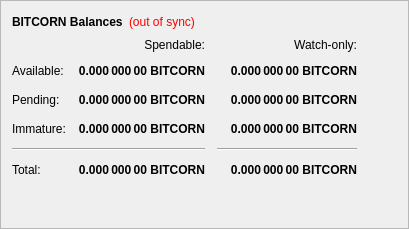
                <widget class="QFrame" name="frame">
                 <property name="frameShape">
                  <enum>QFrame::StyledPanel</enum>
                 </property>
                 <property name="frameShadow">
                  <enum>QFrame::Raised</enum>
                 </property>
                 <layout class="QVBoxLayout" name="verticalLayout_4">
                  <item>
                   <layout class="QHBoxLayout" name="horizontalLayout_4">
                    <item>
                     <widget class="QLabel" name="label_5">
                      <property name="font">
                       <font>
                        <weight>75</weight>
                        <bold>true</bold>
                       </font>
                      </property>
                      <property name="text">
                       <string>BITCORN Balances</string>
                      </property>
                     </widget>
                    </item>
                    <item>
                     <widget class="QLabel" name="labelWalletStatus">
                      <property name="cursor">
                       <cursorShape>WhatsThisCursor</cursorShape>
                      </property>
                      <property name="toolTip">
                       <string>The displayed information may be out of date. Your wallet automatically synchronizes with the BitCorn network after a connection is established, but this process has not completed yet.</string>
                      </property>
                      <property name="styleSheet">
                       <string notr="true">QLabel { color: red; }</string>
                      </property>
                      <property name="text">
                       <string notr="true">(out of sync)</string>
                      </property>
                      <property name="alignment">
                       <set>Qt::AlignLeading|Qt::AlignLeft|Qt::AlignVCenter</set>
                      </property>
                     </widget>
                    </item>
                    <item>
                     <spacer name="horizontalSpacer_3">
                      <property name="orientation">
                       <enum>Qt::Horizontal</enum>
                      </property>
                      <property name="sizeHint" stdset="0">
                       <size>
                        <width>40</width>
                        <height>20</height>
                       </size>
                      </property>
                     </spacer>
                    </item>
                   </layout>
                  </item>
                  <item>
                   <layout class="QGridLayout" name="gridLayout">
                    <property name="spacing">
                     <number>12</number>
                    </property>
                    <item row="2" column="2">
                     <widget class="QLabel" name="labelWatchPending">
                      <property name="font">
                       <font>
                        <weight>75</weight>
                        <bold>true</bold>
                       </font>
                      </property>
                      <property name="cursor">
                       <cursorShape>IBeamCursor</cursorShape>
                      </property>
                      <property name="toolTip">
                       <string>Unconfirmed transactions to watch-only addresses</string>
                      </property>
                      <property name="text">
                       <string notr="true">0.000 000 00 BITCORN</string>
                      </property>
                      <property name="alignment">
                       <set>Qt::AlignRight|Qt::AlignTrailing|Qt::AlignVCenter</set>
                      </property>
                      <property name="textInteractionFlags">
                       <set>Qt::LinksAccessibleByMouse|Qt::TextSelectableByKeyboard|Qt::TextSelectableByMouse</set>
                      </property>
                     </widget>
                    </item>
                    <item row="2" column="1">
                     <widget class="QLabel" name="labelUnconfirmed">
                      <property name="font">
                       <font>
                        <weight>75</weight>
                        <bold>true</bold>
                       </font>
                      </property>
                      <property name="cursor">
                       <cursorShape>IBeamCursor</cursorShape>
                      </property>
                      <property name="toolTip">
                       <string>Total of transactions that have yet to be confirmed, and do not yet count toward the spendable balance</string>
                      </property>
                      <property name="text">
                       <string notr="true">0.000 000 00 BITCORN</string>
                      </property>
                      <property name="alignment">
                       <set>Qt::AlignRight|Qt::AlignTrailing|Qt::AlignVCenter</set>
                      </property>
                      <property name="textInteractionFlags">
                       <set>Qt::LinksAccessibleByMouse|Qt::TextSelectableByKeyboard|Qt::TextSelectableByMouse</set>
                      </property>
                     </widget>
                    </item>
                    <item row="3" column="2">
                     <widget class="QLabel" name="labelWatchImmature">
                      <property name="font">
                       <font>
                        <weight>75</weight>
                        <bold>true</bold>
                       </font>
                      </property>
                      <property name="cursor">
                       <cursorShape>IBeamCursor</cursorShape>
                      </property>
                      <property name="toolTip">
                       <string>Staked or masternode rewards in watch-only addresses that has not yet matured</string>
                      </property>
                      <property name="text">
                       <string notr="true">0.000 000 00 BITCORN</string>
                      </property>
                      <property name="alignment">
                       <set>Qt::AlignRight|Qt::AlignTrailing|Qt::AlignVCenter</set>
                      </property>
                      <property name="textInteractionFlags">
                       <set>Qt::LinksAccessibleByMouse|Qt::TextSelectableByKeyboard|Qt::TextSelectableByMouse</set>
                      </property>
                     </widget>
                    </item>
                    <item row="4" column="0" colspan="2">
                     <widget class="Line" name="lineSpendableBalance">
                      <property name="orientation">
                       <enum>Qt::Horizontal</enum>
                      </property>
                     </widget>
                    </item>
                    <item row="4" column="2">
                     <widget class="Line" name="lineWatchBalance">
                      <property name="sizePolicy">
                       <sizepolicy hsizetype="Preferred" vsizetype="Fixed">
                        <horstretch>0</horstretch>
                        <verstretch>0</verstretch>
                       </sizepolicy>
                      </property>
                      <property name="minimumSize">
                       <size>
                        <width>140</width>
                        <height>0</height>
                       </size>
                      </property>
                      <property name="orientation">
                       <enum>Qt::Horizontal</enum>
                      </property>
                     </widget>
                    </item>
                    <item row="5" column="0">
                     <widget class="QLabel" name="labelTotalText">
                      <property name="text">
                       <string>Total:</string>
                      </property>
                     </widget>
                    </item>
                    <item row="3" column="1">
                     <widget class="QLabel" name="labelImmature">
                      <property name="font">
                       <font>
                        <weight>75</weight>
                        <bold>true</bold>
                       </font>
                      </property>
                      <property name="cursor">
                       <cursorShape>IBeamCursor</cursorShape>
                      </property>
                      <property name="toolTip">
                       <string>Staked or masternode rewards that has not yet matured</string>
                      </property>
                      <property name="text">
                       <string notr="true">0.000 000 00 BITCORN</string>
                      </property>
                      <property name="alignment">
                       <set>Qt::AlignRight|Qt::AlignTrailing|Qt::AlignVCenter</set>
                      </property>
                      <property name="textInteractionFlags">
                       <set>Qt::LinksAccessibleByMouse|Qt::TextSelectableByKeyboard|Qt::TextSelectableByMouse</set>
                      </property>
                     </widget>
                    </item>
                    <item row="2" column="3">
                     <spacer name="horizontalSpacer_2">
                      <property name="orientation">
                       <enum>Qt::Horizontal</enum>
                      </property>
                      <property name="sizeHint" stdset="0">
                       <size>
                        <width>40</width>
                        <height>20</height>
                       </size>
                      </property>
                     </spacer>
                    </item>
                    <item row="3" column="0">
                     <widget class="QLabel" name="labelImmatureText">
                      <property name="text">
                       <string>Immature:</string>
                      </property>
                     </widget>
                    </item>
                    <item row="5" column="1">
                     <widget class="QLabel" name="labelTotal">
                      <property name="font">
                       <font>
                        <weight>75</weight>
                        <bold>true</bold>
                       </font>
                      </property>
                      <property name="cursor">
                       <cursorShape>IBeamCursor</cursorShape>
                      </property>
                      <property name="toolTip">
                       <string>Your current total balance</string>
                      </property>
                      <property name="text">
                       <string notr="true">0.000 000 00 BITCORN</string>
                      </property>
                      <property name="alignment">
                       <set>Qt::AlignRight|Qt::AlignTrailing|Qt::AlignVCenter</set>
                      </property>
                      <property name="textInteractionFlags">
                       <set>Qt::LinksAccessibleByMouse|Qt::TextSelectableByKeyboard|Qt::TextSelectableByMouse</set>
                      </property>
                     </widget>
                    </item>
                    <item row="5" column="2">
                     <widget class="QLabel" name="labelWatchTotal">
                      <property name="font">
                       <font>
                        <weight>75</weight>
                        <bold>true</bold>
                       </font>
                      </property>
                      <property name="cursor">
                       <cursorShape>IBeamCursor</cursorShape>
                      </property>
                      <property name="toolTip">
                       <string>Current total balance in watch-only addresses</string>
                      </property>
                      <property name="text">
                       <string notr="true">0.000 000 00 BITCORN</string>
                      </property>
                      <property name="alignment">
                       <set>Qt::AlignRight|Qt::AlignTrailing|Qt::AlignVCenter</set>
                      </property>
                      <property name="textInteractionFlags">
                       <set>Qt::LinksAccessibleByMouse|Qt::TextSelectableByKeyboard|Qt::TextSelectableByMouse</set>
                      </property>
                     </widget>
                    </item>
                    <item row="0" column="2">
                     <widget class="QLabel" name="labelWatchonly">
                      <property name="text">
                       <string>Watch-only:</string>
                      </property>
                      <property name="alignment">
                       <set>Qt::AlignRight|Qt::AlignTrailing|Qt::AlignVCenter</set>
                      </property>
                     </widget>
                    </item>
                    <item row="1" column="0">
                     <widget class="QLabel" name="labelBalanceText">
                      <property name="text">
                       <string>Available:</string>
                      </property>
                     </widget>
                    </item>
                    <item row="1" column="1">
                     <widget class="QLabel" name="labelBalance">
                      <property name="font">
                       <font>
                        <weight>75</weight>
                        <bold>true</bold>
                       </font>
                      </property>
                      <property name="cursor">
                       <cursorShape>IBeamCursor</cursorShape>
                      </property>
                      <property name="toolTip">
                       <string>Your current spendable balance</string>
                      </property>
                      <property name="text">
                       <string notr="true">0.000 000 00 BITCORN</string>
                      </property>
                      <property name="alignment">
                       <set>Qt::AlignRight|Qt::AlignTrailing|Qt::AlignVCenter</set>
                      </property>
                      <property name="textInteractionFlags">
                       <set>Qt::LinksAccessibleByMouse|Qt::TextSelectableByKeyboard|Qt::TextSelectableByMouse</set>
                      </property>
                     </widget>
                    </item>
                    <item row="1" column="2">
                     <widget class="QLabel" name="labelWatchAvailable">
                      <property name="font">
                       <font>
                        <weight>75</weight>
                        <bold>true</bold>
                       </font>
                      </property>
                      <property name="cursor">
                       <cursorShape>IBeamCursor</cursorShape>
                      </property>
                      <property name="toolTip">
                       <string>Your current balance in watch-only addresses</string>
                      </property>
                      <property name="text">
                       <string notr="true">0.000 000 00 BITCORN</string>
                      </property>
                      <property name="alignment">
                       <set>Qt::AlignRight|Qt::AlignTrailing|Qt::AlignVCenter</set>
                      </property>
                      <property name="textInteractionFlags">
                       <set>Qt::LinksAccessibleByMouse|Qt::TextSelectableByKeyboard|Qt::TextSelectableByMouse</set>
                      </property>
                     </widget>
                    </item>
                    <item row="2" column="0">
                     <widget class="QLabel" name="labelPendingText">
                      <property name="text">
                       <string>Pending:</string>
                      </property>
                     </widget>
                    </item>
                    <item row="0" column="1">
                     <widget class="QLabel" name="labelSpendable">
                      <property name="text">
                       <string>Spendable:</string>
                      </property>
                      <property name="alignment">
                       <set>Qt::AlignRight|Qt::AlignTrailing|Qt::AlignVCenter</set>
                      </property>
                     </widget>
                    </item>
                   </layout>
                  </item>
                  <item>
                   <spacer name="verticalSpacer_4">
                    <property name="orientation">
                     <enum>Qt::Vertical</enum>
                    </property>
                    <property name="sizeHint" stdset="0">
                     <size>
                      <width>20</width>
                      <height>40</height>
                     </size>
                    </property>
                   </spacer>
                  </item>
                 </layout>
                </widget>
